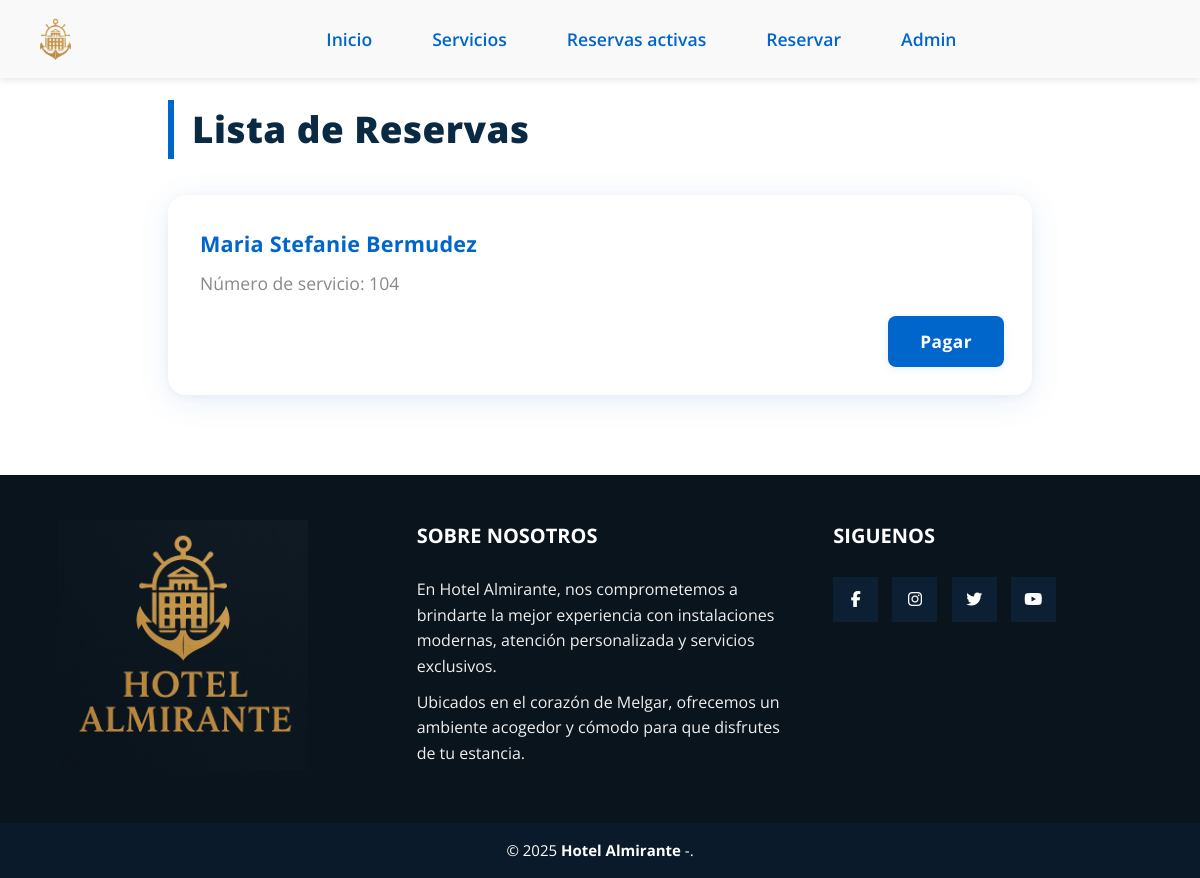
Screenshot of /listas_reservas/ with the database file from the repository.
### myapp/models.py (models this page shows, shortened)
class Reserva(models.Model):
    nombre= models.CharField(max_length=30)
    paga = models.BooleanField(default=False)
    identificacion= models.IntegerField(validators=[MinValueValidator(3)])
    codigo_reserva = models.CharField(max_length=20, unique=True, blank=True, default="")
    fechaInicio = models.DateField()
    fechaFin = models.DateField()
    servicio= models.ForeignKey(Servicio, on_delete=models.CASCADE,null=True, blank=True)

class Servicio(models.Model):
    tipo = models.IntegerField(choices=TiposServicios.choices,default=TiposServicios.HABITACION)
    valor = models.DecimalField(max_digits=10, decimal_places=2)
    personas = models.IntegerField(validators=[MinValueValidator(1)])
    especificacion = models.TextField(max_length=200)
    numero = models.IntegerField(unique=True)
    disponible = models.BooleanField(default= True)

### myapp/views.py (the view)
# urls.py: path('listas_reservas/', views.listaReservas,name='listas_reservas'),
def listaReservas(request):
    reservas = Reserva.objects.all()
    return render(request,'listas_reservas.html',{
        'reservas': reservas
    })

### myapp/templates/listas_reservas.html
{% extends 'layouts/plantilla.html' %}
{% block content %}
<section class="reservas-section main-content">
  <h2 class="section-title">Lista de Reservas</h2>
  <div class="reservas-grid">
    {% for res in reservas %}
      <div class="reserva-card">
        <h3 class="reserva-nombre">{{ res.nombre }}</h3>
        <p class="reserva-detalle">Número de servicio: {{ res.servicio.numero }}</p>
        {% if not res.paga %}
          <a href="{% url 'pagarReserva' codigo_reserva=res.codigo_reserva %}" class="btn-primary">Pagar</a>
        {% else %}
          <p class="reserva-pagada">Estado: <span style="color:#4caf50; font-weight:700;">Pagada</span></p>
        {% endif %}
      </div>
    {% empty %}
      <p>No hay reservas registradas.</p>
    {% endfor %}
  </div>
</section>
{% endblock %}

### myapp/static/styles/main.css (style rules this page uses)
* { margin: 0; padding: 0; box-sizing: border-box; font-family: 'Open Sans', 'san-serif', 'Segoe UI', Tahoma, Geneva, Verdana, sans-serif; }
body { background-color: #ffffff; color: #111111; line-height: 1.6; transition: background-color 0.5s ease, color 0.5s ease; padding-top: 40px; }
a { color: #0066cc; text-decoration: none; transition: color 0.3s ease; }
.main-content { max-width: 1100px; margin: 40px auto; padding: 0 20px; }
.btn-primary { display: inline-block; background-color: #0066cc; color: #ffffff; font-weight: 700; font-size: 1.15rem; padding: 16px 44px; border-radius: 12px; font-weight: 800; letter-spacing: 0.5px; box-shadow: 0 6px 18px rgba(0, 102, 204, 0.25); transition: background-color 0.3s ease, box-shadow 0.3s ease; cursor: pointer; border: none; }
.reservas-section { max-width: 900px; margin: 60px auto 80px; padding: 0 18px; background: none; }
.reservas-section .section-title { font-size: 2.3rem; color: #0a2a43; font-weight: 800; margin-bottom: 36px; letter-spacing: 0.5px; text-align: left; border-left: 6px solid #0066cc; padding-left: 18px; }
.reservas-grid { display: grid; grid-template-columns: repeat(auto-fit, minmax(320px, 1fr)); gap: 32px; }
.reserva-card { background: #fff; border-radius: 18px; box-shadow: 0 6px 32px rgba(0,102,204,0.10), 0 1.5px 8px rgba(0,0,0,0.04); padding: 32px 28px 28px 32px; display: flex; flex-direction: column; align-items: flex-start; transition: box-shadow 0.3s, transform 0.3s; min-height: 180px; position: relative; }
.reserva-nombre { font-size: 1.35rem; font-weight: 700; color: #0066cc; margin-bottom: 8px; letter-spacing: 0.2px; }
.reserva-detalle { color: #444; font-size: 1.08rem; margin-bottom: 18px; }
.reserva-card .btn-primary { align-self: flex-end; margin-top: auto; font-size: 1.08rem; padding: 12px 32px; border-radius: 8px; font-weight: 700; box-shadow: 0 2px 8px rgba(0,102,204,0.10); }
.reservas-grid p { color: #888; font-size: 1.1rem; text-align: center; grid-column: 1/-1; }

### rows the page displays
Reserva: nombre "Maria Stefanie Bermudez", servicio.numero "104", paga "Pagar"
